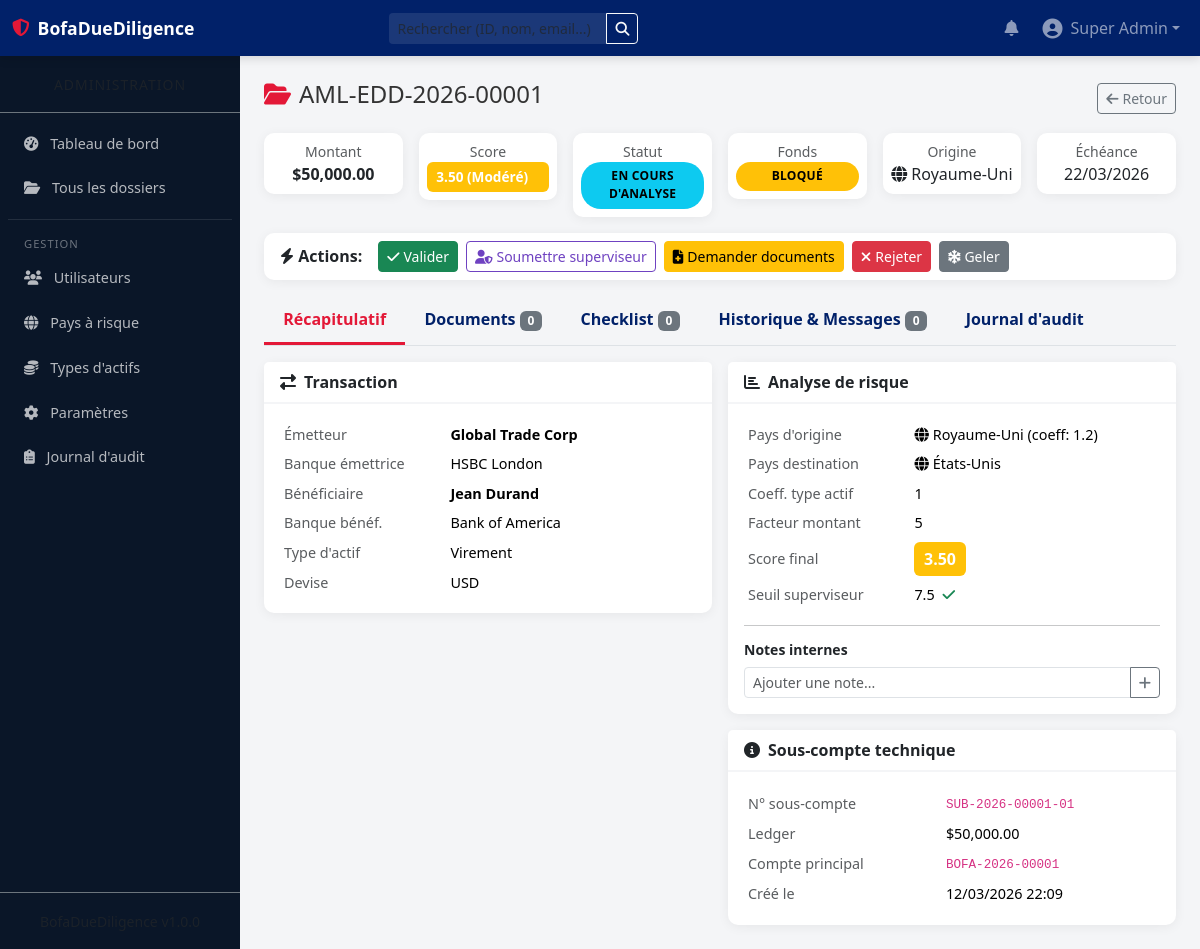
Page /admin/case?id=1 (signed in) on the committed database.
### tables this page shows
CREATE TABLE `cases` (
    `id` INT UNSIGNED AUTO_INCREMENT PRIMARY KEY,
    `case_id_unique` VARCHAR(20) NOT NULL UNIQUE,
    `sub_account_id` INT UNSIGNED NOT NULL,
    `montant` DECIMAL(15,2) NOT NULL,
    `devise` VARCHAR(3) NOT NULL DEFAULT 'USD',
    `emetteur_nom` VARCHAR(200) NOT NULL,
    `emetteur_banque` VARCHAR(200) DEFAULT NULL,
    `beneficiaire_nom` VARCHAR(200) NOT NULL,
    `beneficiaire_banque` VARCHAR(200) DEFAULT NULL,
    `pays_origine` VARCHAR(100) NOT NULL,
    `pays_destination` VARCHAR(100) NOT NULL,
    `type_actif` VARCHAR(100) NOT NULL DEFAULT 'Virement',
    `score_risque` DECIMAL(5,2) DEFAULT 0.00,
    `statut` ENUM('en_analyse','documents_demandes','en_attente_validation','valide','pret_pour_transfert','rejete','gele') NOT NULL DEFAULT 'en_analyse',
    `statut_fonds` ENUM('bloque','gele','disponible','transfere') NOT NULL DEFAULT 'bloque',
    `agent_assigne_id` INT UNSIGNED DEFAULT NULL,
    `superviseur_requis` TINYINT(1) NOT NULL DEFAULT 0,
    `date_limite` DATE DEFAULT NULL,
    `date_creation` DATETIME NOT NULL DEFAULT CURRENT_TIMESTAMP,
    `date_maj` DATETIME NOT NULL DEFAULT CURRENT_TIMESTAMP ON UPDATE CURRENT_TIMESTAMP,
    FOREIGN KEY (`sub_account_id`) REFERENCES `sub_accounts`(`id`) ON DELETE CASCADE,
    FOREIGN KEY (`agent_assigne_id`) REFERENCES `users`(`id`) ON DELETE SET NULL
);

CREATE TABLE `risk_countries` (
    `id` INT UNSIGNED AUTO_INCREMENT PRIMARY KEY,
    `nom_pays` VARCHAR(100) NOT NULL,
    `code_pays` VARCHAR(3) NOT NULL UNIQUE,
    `coefficient_risque` DECIMAL(4,2) NOT NULL DEFAULT 1.00
);

CREATE TABLE `risk_asset_types` (
    `id` INT UNSIGNED AUTO_INCREMENT PRIMARY KEY,
    `nom_type` VARCHAR(100) NOT NULL UNIQUE,
    `coefficient_risque` DECIMAL(4,2) NOT NULL DEFAULT 1.00
);

CREATE TABLE `settings` (
    `id` INT UNSIGNED AUTO_INCREMENT PRIMARY KEY,
    `cle` VARCHAR(100) NOT NULL UNIQUE,
    `valeur` VARCHAR(500) NOT NULL,
    `description` VARCHAR(255) DEFAULT NULL
);

CREATE TABLE `sub_accounts` (
    `id` INT UNSIGNED AUTO_INCREMENT PRIMARY KEY,
    `account_id` INT UNSIGNED NOT NULL,
    `numero_sous_compte` VARCHAR(30) NOT NULL UNIQUE,
    `ledger` DECIMAL(15,2) NOT NULL DEFAULT 0.00,
    `date_creation` DATETIME NOT NULL DEFAULT CURRENT_TIMESTAMP,
    FOREIGN KEY (`account_id`) REFERENCES `accounts`(`id`) ON DELETE CASCADE
);

CREATE TABLE `accounts` (
    `id` INT UNSIGNED AUTO_INCREMENT PRIMARY KEY,
    `user_id` INT UNSIGNED NOT NULL,
    `numero_compte_principal` VARCHAR(20) NOT NULL UNIQUE,
    `solde` DECIMAL(15,2) NOT NULL DEFAULT 0.00,
    `devise` VARCHAR(3) NOT NULL DEFAULT 'USD',
    FOREIGN KEY (`user_id`) REFERENCES `users`(`id`) ON DELETE CASCADE
);

### templates/agent/case_detail.php (the view, shortened to what the rows shown need)
<div class="d-flex justify-content-between align-items-center mb-3">
    <h4><i class="fas fa-folder-open me-2 text-bofa-red"></i><?= htmlspecialchars($case['case_id_unique']) ?></h4>
    <a href="<?= BASE_URL ?>agent/cases" class="btn btn-sm btn-outline-secondary"><i class="fas fa-arrow-left me-1"></i>Retour</a>
</div>
<div class="row g-3 mb-3">
    <div class="col-md-2">
        <div class="card p-2 text-center">
            <div class="text-muted small">Montant</div>
            <div class="fw-bold">$<?= number_format($case['montant'], 2) ?></div>
        </div>
    </div>
    <div class="col-md-2">
        <div class="card p-2 text-center">
            <div class="text-muted small">Score</div>
            <span class="risk-badge bg-<?= RiskCalculator::getScoreClass($case['score_risque']) ?> text-white">
                <?= $case['score_risque'] ?> (<?= RiskCalculator::getScoreLabel($case['score_risque']) ?>)
            </span>
        </div>
    </div>
    <div class="col-md-2">
        <div class="card p-2 text-center">
            <div class="text-muted small">Statut</div>
            <span class="badge-status status-<?= $case['statut'] ?>"><?= CaseModel::getStatusLabel($case['statut']) ?></span>
        </div>
    </div>
    <div class="col-md-2">
        <div class="card p-2 text-center">
            <div class="text-muted small">Fonds</div>
            <span class="badge-status fonds-<?= $case['statut_fonds'] ?>"><?= CaseModel::getFondsLabel($case['statut_fonds']) ?></span>
        </div>
    </div>
    <div class="col-md-2">
        <div class="card p-2 text-center">
            <div class="text-muted small">Origine</div>
            <span><i class="fas fa-globe me-1"></i><?= htmlspecialchars($case['pays_origine']) ?></span>
        </div>
    </div>
    <div class="col-md-2">
        <div class="card p-2 text-center">
            <div class="text-muted small">Échéance</div>
            <?php if ($case['date_limite']): ?>
                <?php $isOverdue = strtotime($case['date_limite']) < time(); ?>
                <span class="<?= $isOverdue ? 'text-danger fw-bold' : '' ?>"><?= date('d/m/Y', strtotime($case['date_limite'])) ?></span>
            <?php else: ?>
                <span class="text-muted">-</span>
            <?php endif; ?>
        </div>
    </div>
</div>
<div class="card mb-3">
    <div class="card-body py-2 d-flex flex-wrap gap-2 align-items-center">
        <strong class="me-2"><i class="fas fa-bolt"></i> Actions:</strong>
        <?php if (!in_array($case['statut'], ['rejete', 'pret_pour_transfert'])): ?>
            <form method="POST" action="<?= BASE_URL ?>agent/case/validate" class="d-inline">
                <button type="submit" class="btn btn-sm btn-success" data-confirm="Valider ce dossier ?">
                    <i class="fas fa-check me-1"></i>Valider
                </button>
            </form>
            <form method="POST" action="<?= BASE_URL ?>agent/case/validate" class="d-inline">
                <button type="submit" class="btn btn-sm btn-outline-purple" style="border-color:#6f42c1;color:#6f42c1" data-confirm="Soumettre à validation superviseur ?">
                    <i class="fas fa-user-shield me-1"></i>Soumettre superviseur
                </button>
            </form>
            <form method="POST" action="<?= BASE_URL ?>agent/case/request-docs" class="d-inline">
                <button type="submit" class="btn btn-sm btn-warning"><i class="fas fa-file-medical me-1"></i>Demander documents</button>
            </form>
            <button class="btn btn-sm btn-danger" data-bs-toggle="modal" data-bs-target="#rejectModal">
                <i class="fas fa-times me-1"></i>Rejeter
            </button>
        <?php endif; ?>
        <?php if ($case['statut_fonds'] !== 'gele' && $case['statut'] !== 'rejete'): ?>
            <form method="POST" action="<?= BASE_URL ?>agent/case/freeze" class="d-inline">
                <button type="submit" class="btn btn-sm btn-secondary" data-confirm="Geler les fonds ?"><i class="fas fa-snowflake me-1"></i>Geler</button>
            </form>
        <?php endif; ?>
    </div>
</div>
<ul class="nav nav-tabs mb-3">
    <li class="nav-item"><a class="nav-link active" data-bs-toggle="tab" href="#tab-recap">Récapitulatif</a></li>
    <li class="nav-item"><a class="nav-link" data-bs-toggle="tab" href="#tab-docs">Documents <span class="badge bg-secondary"><?= count($documents) ?></span></a></li>
    <li class="nav-item"><a class="nav-link" data-bs-toggle="tab" href="#tab-checklist">Checklist <span class="badge bg-secondary"><?= count($checklist) ?></span></a></li>
    <li class="nav-item"><a class="nav-link" data-bs-toggle="tab" href="#tab-messages">Historique & Messages <span class="badge bg-secondary"><?= count($messages) ?></span></a></li>
    <li class="nav-item"><a class="nav-link" data-bs-toggle="tab" href="#tab-audit">Journal d'audit</a></li>
</ul>
<div class="tab-content">
    <div class="tab-pane fade show active" id="tab-recap">
        <div class="row g-3">
            <div class="col-md-6">
                <div class="card">
                    <div class="card-header"><i class="fas fa-exchange-alt me-2"></i>Transaction</div>
                    <div class="card-body">
                        <table class="table table-sm table-borderless mb-0">
                            <tr><td class="text-muted" width="40%">Émetteur</td><td class="fw-semibold"><?= htmlspecialchars($case['emetteur_nom']) ?></td></tr>
                            <tr><td class="text-muted">Banque émettrice</td><td><?= htmlspecialchars($case['emetteur_banque'] ?? '-') ?></td></tr>
                            <tr><td class="text-muted">Bénéficiaire</td><td class="fw-semibold"><?= htmlspecialchars($case['beneficiaire_nom']) ?></td></tr>
                            <tr><td class="text-muted">Banque bénéf.</td><td><?= htmlspecialchars($case['beneficiaire_banque'] ?? '-') ?></td></tr>
                            <tr><td class="text-muted">Type d'actif</td><td><?= htmlspecialchars($case['type_actif']) ?></td></tr>
                            <tr><td class="text-muted">Devise</td><td><?= htmlspecialchars($case['devise']) ?></td></tr>
                        </table>
                    </div>
                </div>
            </div>
            <div class="col-md-6">
                <div class="card">
                    <div class="card-header"><i class="fas fa-chart-bar me-2"></i>Analyse de risque</div>
                    <div class="card-body">
                        <table class="table table-sm table-borderless mb-0">
                            <tr><td class="text-muted" width="40%">Pays d'origine</td><td><i class="fas fa-globe me-1"></i><?= htmlspecialchars($case['pays_origine']) ?> (coeff: <?= RiskCalculator::getCountryCoefficient($case['pays_origine']) ?>)</td></tr>
                            <tr><td class="text-muted">Pays destination</td><td><i class="fas fa-globe me-1"></i><?= htmlspecialchars($case['pays_destination']) ?></td></tr>
                            <tr><td class="text-muted">Coeff. type actif</td><td><?= RiskCalculator::getAssetCoefficient($case['type_actif']) ?></td></tr>
                            <tr><td class="text-muted">Facteur montant</td><td><?= round($case['montant'] / 10000, 2) ?></td></tr>
                            <tr><td class="text-muted">Score final</td><td><span class="risk-badge bg-<?= RiskCalculator::getScoreClass($case['score_risque']) ?> text-white fs-6"><?= $case['score_risque'] ?></span></td></tr>
                            <tr><td class="text-muted">Seuil superviseur</td><td><?= RiskCalculator::getThreshold() ?> <?= $case['score_risque'] >= RiskCalculator::getThreshold() ? '<i class="fas fa-exclamation-triangle text-danger ms-1"></i>' : '<i class="fas fa-check text-success ms-1"></i>' ?></td></tr>
                        </table>
                        <hr>
                        <h6 class="small fw-bold">Notes internes</h6>
                        <form method="POST" action="<?= BASE_URL ?>agent/case/update-status">
                            <div class="input-group input-group-sm">
                                <input type="text" name="commentaire" class="form-control" placeholder="Ajouter une note...">
                                <button class="btn btn-outline-secondary"><i class="fas fa-plus"></i></button>
                            </div>
                        </form>
                    </div>
                </div>
                <div class="card mt-3">
                    <div class="card-header"><i class="fas fa-info-circle me-2"></i>Sous-compte technique</div>
                    <div class="card-body">
                        <table class="table table-sm table-borderless mb-0">
                            <tr><td class="text-muted">N° sous-compte</td><td><code><?= htmlspecialchars($case['numero_sous_compte']) ?></code></td></tr>
                            <tr><td class="text-muted">Ledger</td><td>$<?= number_format($case['ledger'], 2) ?></td></tr>
                            <tr><td class="text-muted">Compte principal</td><td><code><?= htmlspecialchars($case['numero_compte_principal']) ?></code></td></tr>
                            <tr><td class="text-muted">Créé le</td><td><?= date('d/m/Y H:i', strtotime($case['date_creation'])) ?></td></tr>
                        </table>
                    </div>
                </div>
            </div>
        </div>
    </div>
</div>

### rows in the picture
cases: case_id_unique "AML-EDD-2026-00001", montant "50,000.00", score_risque "3.50", score_risque "Modéré", statut "EN COURS D'ANALYSE", statut_fonds "BLOQUÉ", pays_origine "Royaume-Uni", date_limite "22/03/2026", emetteur_nom "Global Trade Corp", emetteur_banque "HSBC London", beneficiaire_nom "Jean Durand", beneficiaire_banque "Bank of America", type_actif "Virement", devise "USD", pays_origine.coefficient_risque "1.2", pays_destination "États-Unis", type_actif.coefficient_risque "1", $case['montant']/10000 "5", sub_account.numero_sous_compte "SUB-2026-00001-01", sub_account.ledger "50,000.00", accounts.numero_compte_principal "BOFA-2026-00001", date_creation "12/03/2026 22:09"
settings: valeur "7.5"

### other values in the picture
APP_NAME "BofaDueDiligence"
Auth::name() "Super Admin"
count($documents) "0"
count($checklist) "0"
count($messages) "0"
